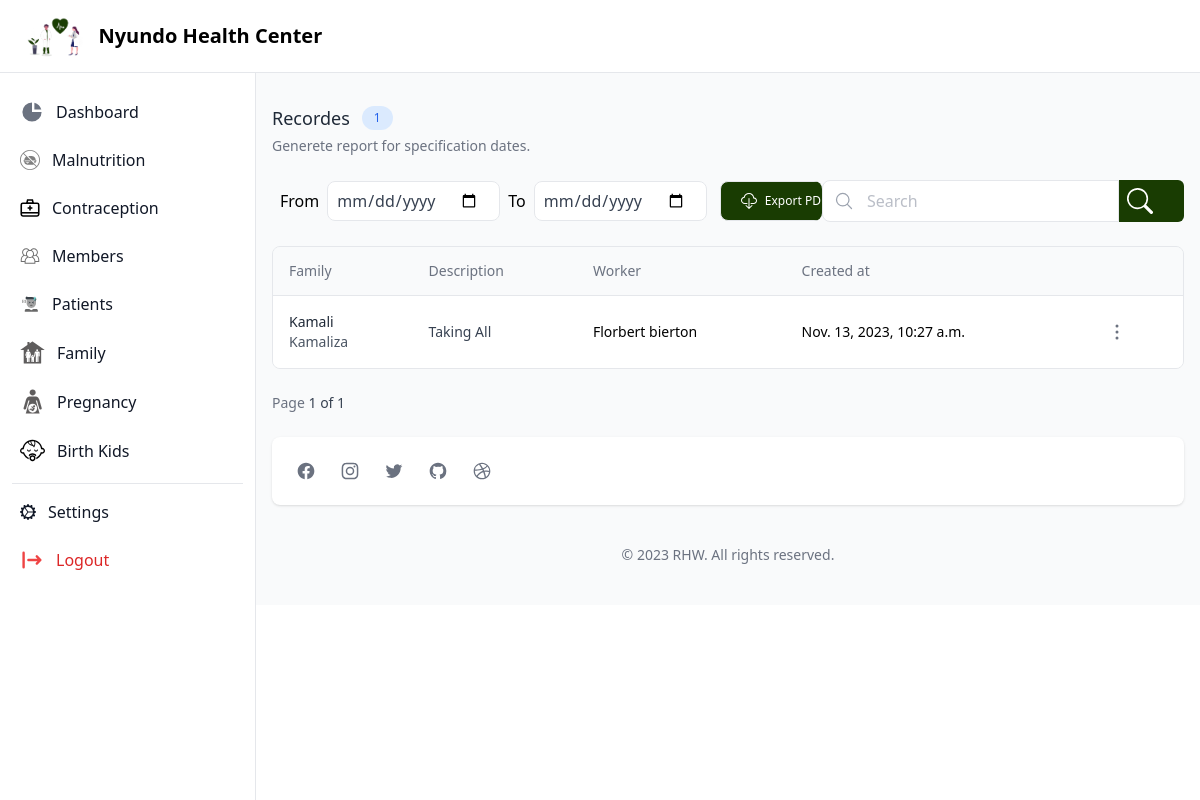
Page /contraception/ (signed in) on the earlier database version.
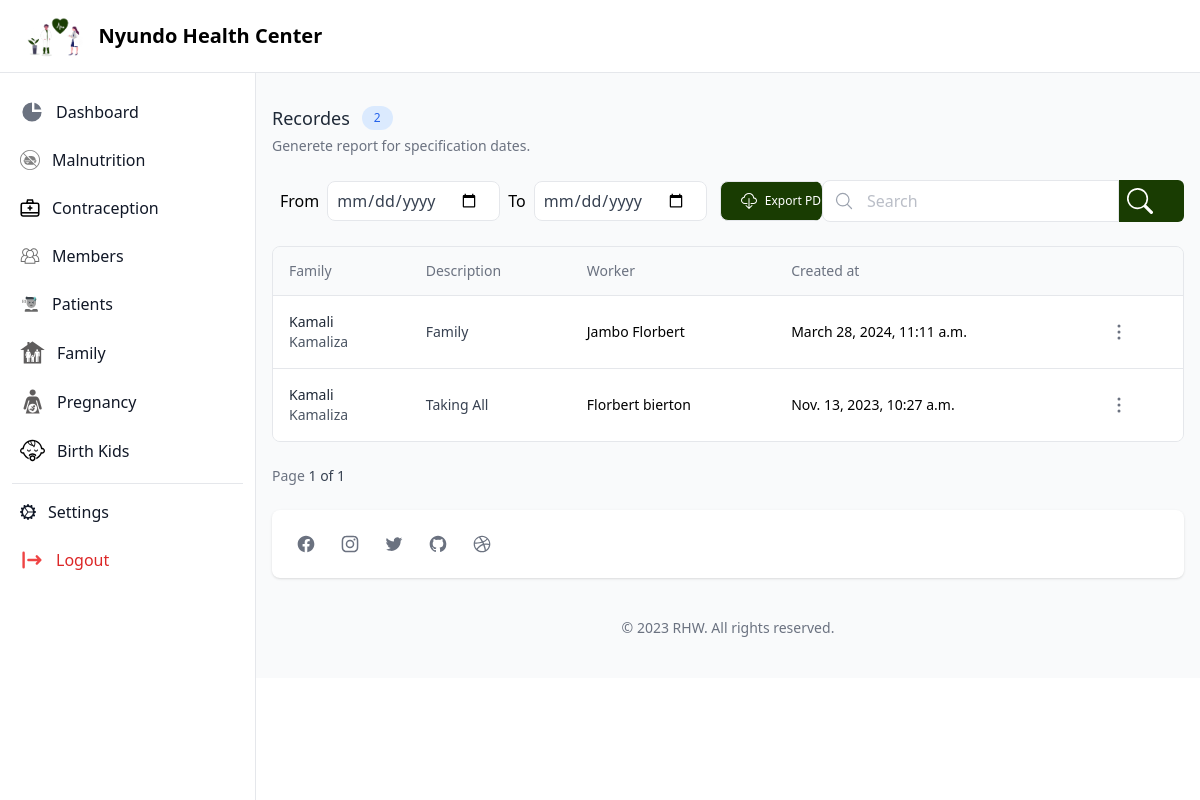
Same page on the later database version.
### home/models.py (models this page shows, shortened)
class Contraception(models.Model):
    id = models.UUIDField(default=uuid.uuid4, primary_key=True, editable=False)
    family=models.ForeignKey(HouseHold,related_name='family_contraception',on_delete=models.CASCADE)
    description=models.TextField()
    worker=models.ForeignKey(User,related_name='umujyanama_contraception',on_delete=models.CASCADE)
    created_on = models.DateTimeField(_("created on"), auto_now_add=True)
    class Meta:
        verbose_name = _("Contraception")
        verbose_name_plural = _("Contraception")
        ordering = ('-created_on',)

class HouseHold(models.Model):
    id = models.UUIDField(default=uuid.uuid4, primary_key=True, editable=False)
    father_full_name=models.CharField(max_length=250)
    father_id_no= models.CharField(_("father_identification_number"),max_length=16)
    mother_full_name=models.CharField(max_length=250)
    mother_id_no= models.CharField(_("mother_identification_number"),max_length=16)
    number_child=models.IntegerField(default=0)
    phone_number=models.CharField(max_length=16)
    worker=models.ForeignKey(User,related_name='umujyanama_family',on_delete=models.CASCADE)
    village=models.ForeignKey(Village,related_name='family_village',on_delete=models.CASCADE)
    created_on = models.DateTimeField(_("created on"), auto_now_add=True)
    class Meta:
        verbose_name = _("House Hold")
        verbose_name_plural = _("House Hold")
        ordering = ('father_full_name',)

### accounts/models.py (models this page shows, shortened)
class User(AbstractBaseUser, PermissionsMixin):
    ADMIN="ADMIN"
    UMUJYANAMA="UMUJYANAMA"
    HC="HC"
    STAFF="STAFF"
    RSSB="RSSB"
    RAMA="RAMA"
    USER_TYPE_CHOICE = (
        (ADMIN,"Super User"),
        (STAFF,"Staff User"),
        (UMUJYANAMA,"Umujyana"),
        (HC,"Health Center"),
    )
    id = models.UUIDField(default=uuid.uuid4, primary_key=True, editable=False)
    email = models.EmailField("email address", max_length=255, unique=True,blank=True,null=True)
    full_name = models.CharField(_("full name"), max_length=100)
    username = models.CharField(_("username"), max_length=100, unique=True)
    phone_number = models.CharField(
        _("phone number"), max_length=255,unique=True,validators=[
            MinLengthValidator(limit_value=13),
            MaxLengthValidator(limit_value=13)
        ]
    )
    identification_number= models.CharField(_("identification_number"),max_length=255,validators=[
            MinLengthValidator(limit_value=16),
            MaxLengthValidator(limit_value=16)
        ])
    user_type = models.CharField(
        _("user type"), choices=USER_TYPE_CHOICE, max_length=50, default=UMUJYANAMA
    )
    is_active = models.BooleanField(_("is active"), default=True)
    is_staff = models.BooleanField(_("staff"), default=False)
    is_first_login = models.BooleanField(_("staff"), default=True)
    admin = models.BooleanField(_("admin"), default=False)  # a admin
    created_on = models.DateTimeField(_("created on"), auto_now_add=True)
    objects = UserManager()
    USERNAME_FIELD = _("username")
    REQUIRED_FIELDS = ["email","full_name"]
    def __str__(self):  # __unicode__ on Python 2O
        return self.full_name
    @property
    def clinic_members(self):
        return self.clinic.members.all()

### accounts/decoration.py (the view)
    def wrap(request, *args, **kwargs):
        if request.user.user_type ==User.HC:
            return function(request, *args, **kwargs)
        else:
            raise PermissionDenied

### accounts/decoration.py (called while the page is built)
def is_health_center(function):
    def wrap(request, *args, **kwargs):
        if request.user.user_type ==User.HC:
            return function(request, *args, **kwargs)
        else:
            raise PermissionDenied
    wrap.__doc__ = function.__doc__
    wrap.__name__ = function.__name__
    return wrap

### healthCenter/views.py (called while the page is built, shortened)
@is_health_center
def contraception(request):
    memebrs=request.user.clinic_members
    all_mal=Contraception.objects.filter(worker__in=memebrs)
    paginator=Paginator(all_mal, 2)
    page_number = request.GET.get("page")
    page_obj = paginator.get_page(page_number)
    context={
        "all_mal":page_obj,
        "page_number":page_number,
        "count":paginator.num_pages,
        "c_record":all_mal.count()
    }
    return render(request,'healtfeature/contraception.html',context)

### healthCenter/templates/healtfeature/contraception.html (shortened to what the changed rows need)
{% extends 'base/healthCenter/base.html'%}
{% block main%}
<section class="container px-4 mx-auto mt-10">
    <div class="sm:flex sm:items-center sm:justify-between">
        <div>
            <div class="flex items-center gap-x-3">
                <h2 class="text-lg font-medium text-gray-800 ">Recordes</h2>
                <span class="px-3 py-1 text-xs text-blue-600 bg-blue-100 rounded-full ">{{c_record}}</span>
            </div>
        </div>
    </div>
    <div class="flex flex-col mt-6">
        <div class="-mx-4 -my-2 overflow-x-auto sm:-mx-6 lg:-mx-8">
            <div class="inline-block min-w-full py-2 align-middle md:px-6 lg:px-8">
                <div class="overflow-hidden border border-gray-200 dark:border-gray-700 md:rounded-lg">
                    <table class="min-w-full divide-y divide-gray-200 dark:divide-gray-700">
                        <thead class="bg-gray-50 dark:bg-gray-800">
                            <tr>
                                <th scope="col" class="py-3.5 px-4 text-sm font-normal text-left rtl:text-right text-gray-500 dark:text-gray-400">
                                    <button class="flex items-center gap-x-3 focus:outline-none">
                                        <span>Family</span>
                                    </button>
                                </th>
                                <th scope="col" class="px-4 py-3.5 text-sm font-normal text-left rtl:text-right text-gray-500 dark:text-gray-400">
                                    Description
                                </th>
                                <th scope="col" class="px-4 py-3.5 text-sm font-normal text-left rtl:text-right text-gray-500 dark:text-gray-400">Worker</th>
                                <th scope="col" class="px-4 py-3.5 text-sm font-normal text-left rtl:text-right text-gray-500 dark:text-gray-400">Created at</th>
                                <th scope="col" class="relative py-3.5 px-4">
                                </th>
                            </tr>
                        </thead>
                        <tbody class="bg-white divide-y divide-gray-200 dark:divide-gray-700 dark:bg-gray-900">
                            {% for contact in all_mal %}
                            <tr>
                                <td class="px-4 py-4 text-sm font-medium whitespace-nowrap">
                                    <div>
                                        <h2 class="font-medium text-gray-800 dark:text-white ">{{contact.family.father_full_name}}</h2>
                                        <p class="text-sm font-normal text-gray-600 dark:text-gray-400">{{contact.family.mother_full_name}}</p>
                                    </div>
                                </td>
                                <td class="px-4 py-4 text-sm whitespace-nowrap">
                                    <div>
                                        <h4 class="text-gray-700 dark:text-gray-200">{{contact.description|slice:50|title}}</h4>
                                    </div>
                                </td>
                                <td class="px-4 py-4 text-sm whitespace-nowrap">
                                    <div class="flex items-center">
                                       {{contact.worker}}
                                    </div>
                                </td>
                                <td class="px-4 py-4 text-sm whitespace-nowrap">
                                    {{contact.created_on}}
                                </td>
                                <td class="px-4 py-4 text-sm whitespace-nowrap">
                                    <button class="px-1 py-1 text-gray-500 transition-colors duration-200 rounded-lg dark:text-gray-300 hover:bg-gray-100">
                                    </button>
                                </td>
                            </tr>
                            {% endfor %}
                        </tbody>
                    </table>
                </div>
            </div>
        </div>
    </div>
</section>
{% endblock%}

Differences in the rows shown:
added Contraception: family.father_full_name "Kamali", family.mother_full_name "Kamaliza", description "Family", worker "Jambo Florbert", created_on "March 28, 2024, 11:11 a.m."
Other differences:
{{ c_record }}: "1" → "2"
